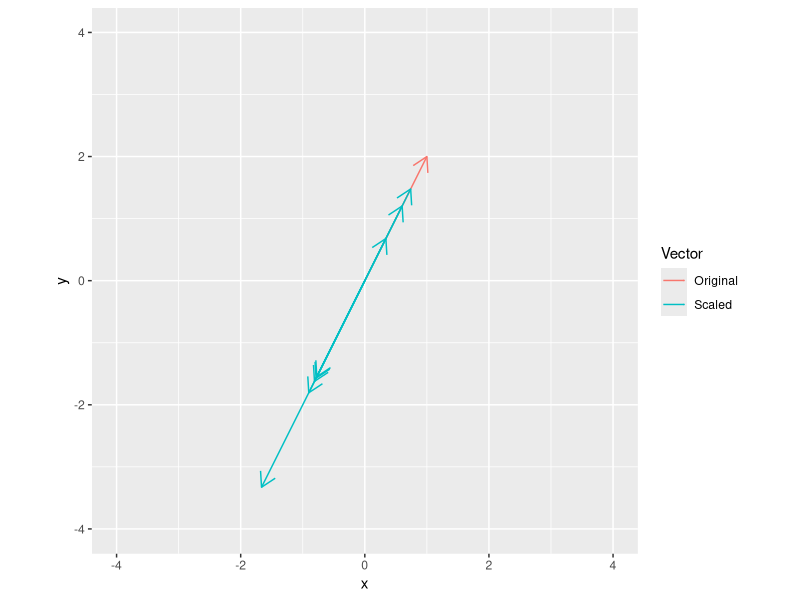

Reproduce this figure in R.
## ---- chunk 1
library(ggplot2)
v <- c(1, 2)
s <- rnorm(10)

all_vectors <- data.frame(xend = c(v[1], v[1] * s),
                          yend = c(v[2], v[2] * s),
                          Vector = c("Original", rep("Scaled", length(s))),
                          x = 0,
                          y = 0)

ggplot(data=all_vectors, aes(x=x, y=y, xend=xend, yend=yend, color=Vector)) + 
  geom_segment(arrow= arrow(length = unit(0.03, "npc"))) +
  xlim(-4, 4) +
  ylim(-4, 4) + 
  coord_equal()
## ---- chunk 2
v1 <- c(1, 2, 3, 4, 5)
v2 <- c(2, 3, 4, 5, 6)
v3 <- c(3, 4, 5, 6, 7)
w <- c(-1, 3, 2)
result <- v1 * w[1] + v2 * w[2] + v3* w[3]
## ---- chunk 3
v <- c(7, 4, -5, 8, 3)
o <- rep(1, length(v))
ave <- pracma::dot(v, o) / length(v)
## ---- chunk 4
v <- c(7, 4, -5, 8, 3)
w <- runif(length(v))
wAve <- pracma::dot(v, w / sum(w))
## ---- chunk 5
A <- matrix(runif(n=4*2), nrow=4, ncol=2)
B <- matrix(runif(n=4*2), nrow=4, ncol=2)
C <- matrix(NA, nrow=2, ncol=2)
for(coli in 1:2){
  for(colj in 1:2){
    C[coli, colj] <- pracma::dot(A[, coli], B[, colj])
  }
}
## ---- chunk 6
A <- matrix(runif(n=4*4), nrow=4, ncol=4)
Al <- pracma::tril(A)
S <- Al + t(Al)
## ---- chunk 7
D <- matrix(0, nrow=4, ncol=8)
for(d in 1:min(dim(D))){
  D[d, d] <- d
}
